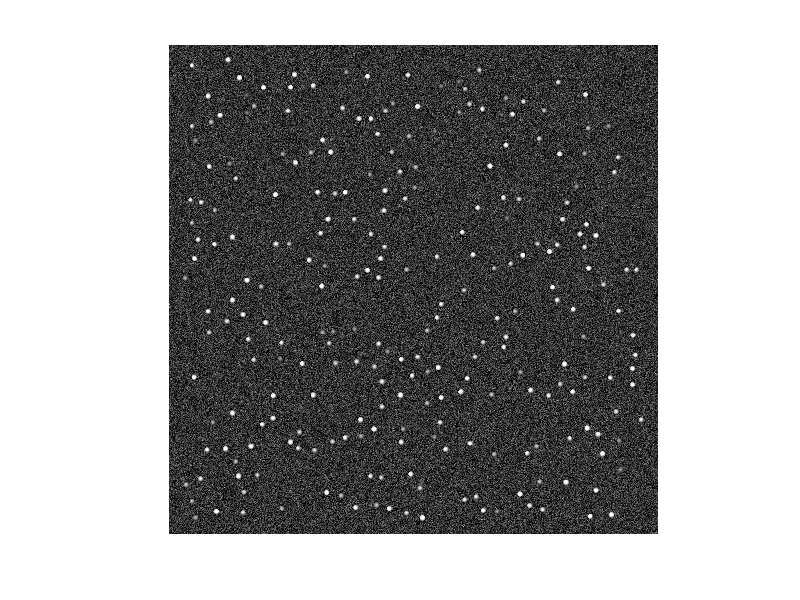

This figure's MATLAB source:
clc;
clear all;
close all;

% Parameters
bg = 50; % Average Background Intensity
noisefg = (3.97)^2; % Variance; foreground
noisebg = (35/255)^2; % Variance; background

filename_num = 'test'; % Filename to Save

% Turn on red border (on/off)
rb = 'off';

%%%%%%%%%%%%%%%%%%%%%%%%%%%%%%%%%%%%%%%%%%%%%%%%%%%%%%%%%%%%%%%%%%%%%%%%%%%

% Create Background
I = bg*ones(1000,1000)/255;

% Read in Image
% obj = double(imread(['image_model' filename_num '.png']))/255;
load('imagemodel.mat');
obj = double(obj);

% Obtain Centroid for each object
R = regionprops(logical((obj > 0)),'Centroid');
% Let Center_mask be the same size as output
Center_mask = zeros(size(obj));
% Plot on mask
for i = 1:length(R)
    column = floor(R(i).Centroid(1,1));
    row =  floor(R(i).Centroid(1,2));
    Center_mask(row,column) = 1;
end

% Recreate Intensity Values in Center mask
Center_mask = Center_mask.*obj;

% Gaussian Distribution
Ig = ones(51,51);
s = sqrt(noisefg); 
G = @(img,x,y,i,j) double(exp(-((x-i)^2+(y-j)^2)/(2*s^2)));
for n = 1:51
    for m = 1:51
        Ig(n,m) = G(Ig,26,26,n,m);
    end
end

% Normalization Function
normalize = @(A) (A - min(A(:)))/(max(A(:)) - min(A(:)));

% Normalize
Ig = normalize(Ig);

% Convolute Gaussian on Center Mask; Limit objects to mask size
obj = double((obj > 0).*conv2(Center_mask,Ig,'same'));
% figure, imshow(obj);

% Separate bg from objects
obj_mask = obj > 0;
% figure, imshow(obj_mask);

% Apply noise to bg separately
I = imnoise(I,'gaussian',0,noisebg)*255;
% figure, imshow(I,[]);

% Recombine bg and objects
I = I.*(~obj_mask)+obj.*(obj_mask);

% Red Border on objects
if strcmp(rb,'on')
    BWoutline = bwperim(obj_mask);
    Segout_R = I; Segout_R(BWoutline) = 255;
    Segout_G = I; Segout_G(BWoutline) = 0;
    Segout_B = I; Segout_B(BWoutline) = 0;
    I = cat(3, Segout_R, Segout_G, Segout_B);
else
    % Convert to rgb
    I = cat(3,I,I,I);
end
    
% Display Images
figure, imshow(uint16(I*255),[]);

% Write image to disk
imwrite(uint16(I),['image_model' filename_num '_' num2str(bg)  '.png'],'png');